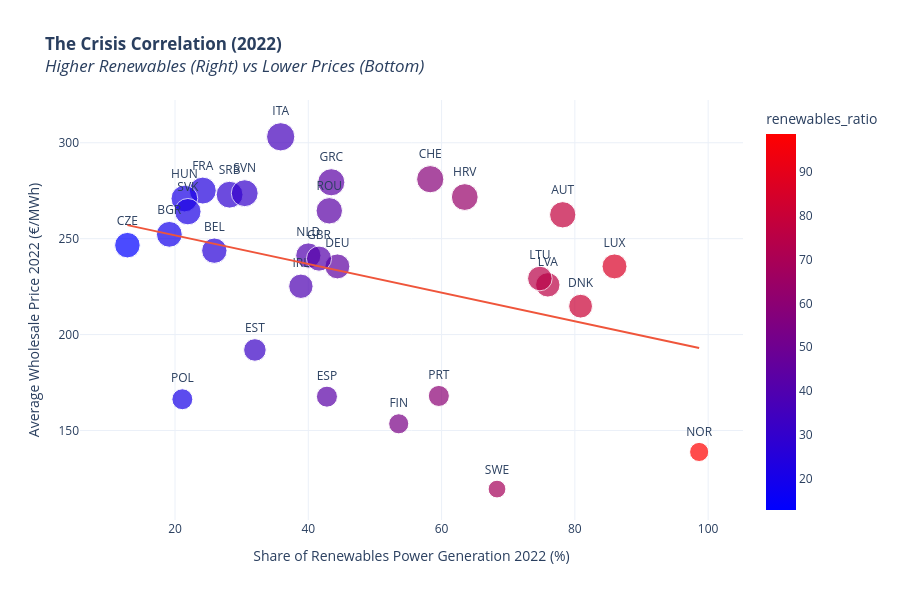

Here is the notebook cell this chart was saved with:
### Code cell
fig = px.scatter(
    df_prices_shares,
    x="renewables_ratio",
    y="price",
    text="iso",  # Show country codes on dots
    size="price",  # Size bubbles by price impact
    color="renewables_ratio",
    title=f"<b>The Crisis Correlation (2022)</b><br><i>Higher {filter_keyword} (Right) vs Lower Prices (Bottom)</i>",
    trendline="ols",  # Adds a regression trendline (Ordinary Least Squares)
    template="plotly_white",
    color_continuous_scale="Bluered",
)

fig.update_traces(textposition="top center")

fig.update_layout(
    xaxis_title=f"Share of {filter_keyword} Power Generation 2022 (%)",
    yaxis_title="Average Wholesale Price 2022 (€/MWh)",
    height=600,
)

### Figure 1 — Plotly figure (JSON) as saved in the notebook; plotly's stock layout.template omitted (floating-point values rounded to 4 significant figures)
{"data": [{"hovertemplate": "renewables_ratio=%{marker.color}<br>price=%{marker.size}<br>iso=%{text}<extra></extra>", "legendgroup": "", "marker": {"color": [78.18, 25.9, 19.15, 63.48, 12.86, 80.86, 31.99, 53.57, 24.17, 44.37, 43.45, 21.41, 38.89, 35.86, 75.94, 74.75, 85.95, 40.01, 98.65, 21.1, 59.59, 43.15, 28.19, 21.93, 30.46, 42.8, 68.32, 58.3, 41.61], "coloraxis": "coloraxis", "size": [262.4, 243.7, 252.2, 271.7, 246.6, 214.8, 192.0, 153.5, 275.1, 235.5, 279.4, 270.9, 225.2, 303.1, 225.9, 229.2, 235.5, 241.2, 138.8, 166.3, 168.0, 264.5, 272.9, 264.1, 273.7, 167.6, 119.5, 281.0, 239.6], "sizemode": "area", "sizeref": 0.7577, "symbol": "circle"}, "mode": "markers+text", "name": "", "orientation": "v", "showlegend": false, "text": ["AUT", "BEL", "BGR", "HRV", "CZE", "DNK", "EST", "FIN", "FRA", "DEU", "GRC", "HUN", "IRL", "ITA", "LVA", "LTU", "LUX", "NLD", "NOR", "POL", "PRT", "ROU", "SRB", "SVK", "SVN", "ESP", "SWE", "CHE", "GBR"], "textposition": "top center", "type": "scatter", "x": [78.18, 25.9, 19.15, 63.48, 12.86, 80.86, 31.99, 53.57, 24.17, 44.37, 43.45, 21.41, 38.89, 35.86, 75.94, 74.75, 85.95, 40.01, 98.65, 21.1, 59.59, 43.15, 28.19, 21.93, 30.46, 42.8, 68.32, 58.3, 41.61], "xaxis": "x", "y": [262.4, 243.7, 252.2, 271.7, 246.6, 214.8, 192.0, 153.5, 275.1, 235.5, 279.4, 270.9, 225.2, 303.1, 225.9, 229.2, 235.5, 241.2, 138.8, 166.3, 168.0, 264.5, 272.9, 264.1, 273.7, 167.6, 119.5, 281.0, 239.6], "yaxis": "y"}, {"hovertemplate": "<b>OLS trendline</b><br>price = -0.746545 * renewables_ratio + 266.651<br>R<sup>2</sup>=0.130517<br><br>renewables_ratio=%{x}<br>price=%{y} <b>(trend)</b><extra></extra>", "legendgroup": "", "marker": {"symbol": "circle"}, "mode": "lines", "name": "", "showlegend": false, "textposition": "top center", "type": "scatter", "x": [12.86, 19.15, 21.1, 21.41, 21.93, 24.17, 25.9, 28.19, 30.46, 31.99, 35.86, 38.89, 40.01, 41.61, 42.8, 43.15, 43.45, 44.37, 53.57, 58.3, 59.59, 63.48, 68.32, 74.75, 75.94, 78.18, 80.86, 85.95, 98.65], "xaxis": "x", "y": [257.1, 252.4, 250.9, 250.7, 250.3, 248.6, 247.3, 245.6, 243.9, 242.8, 239.9, 237.6, 236.8, 235.6, 234.7, 234.4, 234.2, 233.5, 226.7, 223.1, 222.2, 219.3, 215.6, 210.8, 210.0, 208.3, 206.3, 202.5, 193.0], "yaxis": "y"}], "layout": {"coloraxis": {"autocolorscale": false, "colorbar": {"title": {"text": "renewables_ratio"}}, "colorscale": [[0, "rgb(0,0,255)"], [1, "rgb(255,0,0)"]]}, "height": 600, "legend": {"itemsizing": "constant", "tracegroupgap": 0}, "title": {"text": "<b>The Crisis Correlation (2022)</b><br><i>Higher Renewables (Right) vs Lower Prices (Bottom)</i>"}, "xaxis": {"anchor": "y", "domain": [0, 1], "title": {"text": "Share of Renewables Power Generation 2022 (%)"}}, "yaxis": {"anchor": "x", "domain": [0, 1], "title": {"text": "Average Wholesale Price 2022 (€/MWh)"}}}}
